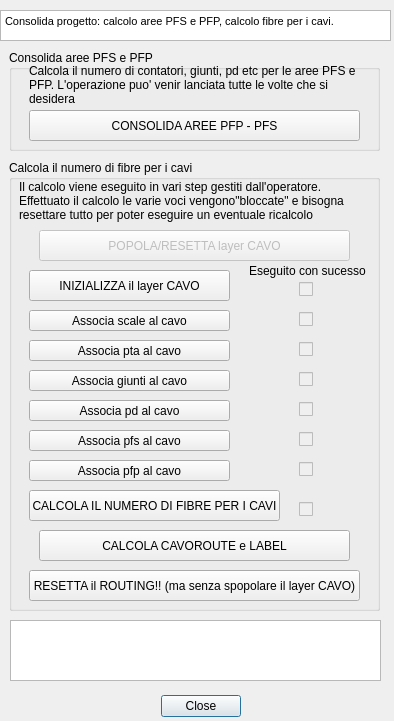
<?xml version="1.0" encoding="UTF-8"?>
<ui version="4.0">
 <class>ProgettoPNIDockWidgetBase</class>
 <widget class="QDialog" name="ProgettoPNIDockWidgetBase">
  <property name="geometry">
   <rect>
    <x>0</x>
    <y>0</y>
    <width>394</width>
    <height>721</height>
   </rect>
  </property>
  <property name="windowTitle">
   <string>ProgettoPNI</string>
  </property>
  <widget class="QDialogButtonBox" name="button_box">
   <property name="geometry">
    <rect>
     <x>150</x>
     <y>690</y>
     <width>91</width>
     <height>32</height>
    </rect>
   </property>
   <property name="orientation">
    <enum>Qt::Horizontal</enum>
   </property>
   <property name="standardButtons">
    <set>QDialogButtonBox::Close</set>
   </property>
  </widget>
  <widget class="QTextBrowser" name="txtHelp">
   <property name="geometry">
    <rect>
     <x>0</x>
     <y>10</y>
     <width>391</width>
     <height>31</height>
    </rect>
   </property>
   <property name="html">
    <string>&lt;!DOCTYPE HTML PUBLIC &quot;-//W3C//DTD HTML 4.0//EN&quot; &quot;http://www.w3.org/TR/REC-html40/strict.dtd&quot;&gt;
&lt;html&gt;&lt;head&gt;&lt;meta name=&quot;qrichtext&quot; content=&quot;1&quot; /&gt;&lt;style type=&quot;text/css&quot;&gt;
p, li { white-space: pre-wrap; }
&lt;/style&gt;&lt;/head&gt;&lt;body style=&quot; font-family:'MS Shell Dlg 2'; font-size:8.15094pt; font-weight:400; font-style:normal;&quot;&gt;
&lt;p style=&quot; margin-top:0px; margin-bottom:0px; margin-left:0px; margin-right:0px; -qt-block-indent:0; text-indent:0px;&quot;&gt;&lt;span style=&quot; font-size:8.15094pt;&quot;&gt;Consolida progetto: calcolo aree PFS e PFP, calcolo fibre per i cavi.&lt;/span&gt;&lt;/p&gt;&lt;/body&gt;&lt;/html&gt;</string>
   </property>
  </widget>
  <widget class="QTextBrowser" name="txtFeedback">
   <property name="geometry">
    <rect>
     <x>10</x>
     <y>620</y>
     <width>371</width>
     <height>61</height>
    </rect>
   </property>
  </widget>
  <widget class="QGroupBox" name="chkShp">
   <property name="geometry">
    <rect>
     <x>9</x>
     <y>50</y>
     <width>371</width>
     <height>101</height>
    </rect>
   </property>
   <property name="title">
    <string>Consolida aree PFS e PFP</string>
   </property>
   <property name="checkable">
    <bool>false</bool>
   </property>
   <property name="checked">
    <bool>false</bool>
   </property>
   <widget class="QToolButton" name="solid_btn_aree">
    <property name="enabled">
     <bool>true</bool>
    </property>
    <property name="geometry">
     <rect>
      <x>20</x>
      <y>60</y>
      <width>331</width>
      <height>31</height>
     </rect>
    </property>
    <property name="text">
     <string>CONSOLIDA AREE PFP - PFS</string>
    </property>
   </widget>
   <widget class="QLabel" name="label_7">
    <property name="geometry">
     <rect>
      <x>20</x>
      <y>10</y>
      <width>341</width>
      <height>51</height>
     </rect>
    </property>
    <property name="text">
     <string>&lt;html&gt;&lt;head/&gt;&lt;body&gt;&lt;p&gt;Calcola il numero di contatori, giunti, pd etc per le aree PFS e PFP. L'operazione puo' venir lanciata tutte le volte che si desidera&lt;/p&gt;&lt;/body&gt;&lt;/html&gt;</string>
    </property>
    <property name="wordWrap">
     <bool>true</bool>
    </property>
   </widget>
  </widget>
  <widget class="QGroupBox" name="chkDB">
   <property name="geometry">
    <rect>
     <x>9</x>
     <y>160</y>
     <width>371</width>
     <height>451</height>
    </rect>
   </property>
   <property name="title">
    <string>Calcola il numero di fibre per i cavi</string>
   </property>
   <property name="checkable">
    <bool>false</bool>
   </property>
   <property name="checked">
    <bool>false</bool>
   </property>
   <widget class="QLabel" name="label">
    <property name="geometry">
     <rect>
      <x>10</x>
      <y>10</y>
      <width>351</width>
      <height>61</height>
     </rect>
    </property>
    <property name="text">
     <string>Il calcolo viene eseguito in vari step gestiti dall'operatore.
Effettuato il calcolo le varie voci vengono&quot;bloccate&quot; e bisogna
resettare tutto per poter eseguire un eventuale ricalcolo</string>
    </property>
   </widget>
   <widget class="QToolButton" name="associa_scale">
    <property name="geometry">
     <rect>
      <x>20</x>
      <y>150</y>
      <width>201</width>
      <height>21</height>
     </rect>
    </property>
    <property name="text">
     <string>Associa scale al cavo</string>
    </property>
   </widget>
   <widget class="QToolButton" name="associa_giunti">
    <property name="geometry">
     <rect>
      <x>20</x>
      <y>210</y>
      <width>201</width>
      <height>21</height>
     </rect>
    </property>
    <property name="text">
     <string>Associa giunti al cavo</string>
    </property>
   </widget>
   <widget class="QToolButton" name="associa_pd">
    <property name="geometry">
     <rect>
      <x>20</x>
      <y>240</y>
      <width>201</width>
      <height>21</height>
     </rect>
    </property>
    <property name="text">
     <string>Associa pd al cavo</string>
    </property>
   </widget>
   <widget class="QToolButton" name="associa_pfs">
    <property name="geometry">
     <rect>
      <x>20</x>
      <y>270</y>
      <width>201</width>
      <height>21</height>
     </rect>
    </property>
    <property name="text">
     <string>Associa pfs al cavo</string>
    </property>
   </widget>
   <widget class="QToolButton" name="associa_pfp">
    <property name="geometry">
     <rect>
      <x>20</x>
      <y>300</y>
      <width>201</width>
      <height>21</height>
     </rect>
    </property>
    <property name="text">
     <string>Associa pfp al cavo</string>
    </property>
   </widget>
   <widget class="QLabel" name="label_8">
    <property name="geometry">
     <rect>
      <x>240</x>
      <y>100</y>
      <width>121</width>
      <height>21</height>
     </rect>
    </property>
    <property name="text">
     <string>Eseguito con sucesso</string>
    </property>
   </widget>
   <widget class="QCheckBox" name="chk_scale">
    <property name="enabled">
     <bool>false</bool>
    </property>
    <property name="geometry">
     <rect>
      <x>290</x>
      <y>150</y>
      <width>31</width>
      <height>18</height>
     </rect>
    </property>
    <property name="text">
     <string/>
    </property>
   </widget>
   <widget class="QToolButton" name="calcola_fibre_btn">
    <property name="geometry">
     <rect>
      <x>20</x>
      <y>330</y>
      <width>251</width>
      <height>31</height>
     </rect>
    </property>
    <property name="text">
     <string>CALCOLA IL NUMERO DI FIBRE PER I CAVI</string>
    </property>
   </widget>
   <widget class="QToolButton" name="reset_fibre_btn">
    <property name="geometry">
     <rect>
      <x>20</x>
      <y>410</y>
      <width>331</width>
      <height>31</height>
     </rect>
    </property>
    <property name="text">
     <string>RESETTA il ROUTING!! (ma senza spopolare il layer CAVO)</string>
    </property>
   </widget>
   <widget class="QCheckBox" name="chk_giunti">
    <property name="enabled">
     <bool>false</bool>
    </property>
    <property name="geometry">
     <rect>
      <x>290</x>
      <y>210</y>
      <width>31</width>
      <height>18</height>
     </rect>
    </property>
    <property name="text">
     <string/>
    </property>
   </widget>
   <widget class="QCheckBox" name="chk_pd">
    <property name="enabled">
     <bool>false</bool>
    </property>
    <property name="geometry">
     <rect>
      <x>290</x>
      <y>240</y>
      <width>31</width>
      <height>18</height>
     </rect>
    </property>
    <property name="text">
     <string/>
    </property>
   </widget>
   <widget class="QCheckBox" name="chk_pfs">
    <property name="enabled">
     <bool>false</bool>
    </property>
    <property name="geometry">
     <rect>
      <x>290</x>
      <y>270</y>
      <width>31</width>
      <height>18</height>
     </rect>
    </property>
    <property name="text">
     <string/>
    </property>
   </widget>
   <widget class="QCheckBox" name="chk_pfp">
    <property name="enabled">
     <bool>false</bool>
    </property>
    <property name="geometry">
     <rect>
      <x>290</x>
      <y>300</y>
      <width>31</width>
      <height>18</height>
     </rect>
    </property>
    <property name="text">
     <string/>
    </property>
   </widget>
   <widget class="QToolButton" name="start_routing_btn">
    <property name="geometry">
     <rect>
      <x>20</x>
      <y>110</y>
      <width>201</width>
      <height>31</height>
     </rect>
    </property>
    <property name="text">
     <string>INIZIALIZZA il layer CAVO</string>
    </property>
   </widget>
   <widget class="QCheckBox" name="chk_start">
    <property name="enabled">
     <bool>false</bool>
    </property>
    <property name="geometry">
     <rect>
      <x>290</x>
      <y>120</y>
      <width>31</width>
      <height>18</height>
     </rect>
    </property>
    <property name="text">
     <string/>
    </property>
   </widget>
   <widget class="QCheckBox" name="chk_fibre">
    <property name="enabled">
     <bool>false</bool>
    </property>
    <property name="geometry">
     <rect>
      <x>290</x>
      <y>340</y>
      <width>31</width>
      <height>18</height>
     </rect>
    </property>
    <property name="text">
     <string/>
    </property>
   </widget>
   <widget class="QToolButton" name="calcola_route_btn">
    <property name="geometry">
     <rect>
      <x>30</x>
      <y>370</y>
      <width>311</width>
      <height>31</height>
     </rect>
    </property>
    <property name="text">
     <string>CALCOLA CAVOROUTE e LABEL</string>
    </property>
   </widget>
   <widget class="QToolButton" name="popola_cavo_btn">
    <property name="enabled">
     <bool>false</bool>
    </property>
    <property name="geometry">
     <rect>
      <x>30</x>
      <y>70</y>
      <width>311</width>
      <height>31</height>
     </rect>
    </property>
    <property name="text">
     <string>POPOLA/RESETTA layer CAVO</string>
    </property>
   </widget>
   <widget class="QCheckBox" name="chk_pta">
    <property name="enabled">
     <bool>false</bool>
    </property>
    <property name="geometry">
     <rect>
      <x>290</x>
      <y>180</y>
      <width>31</width>
      <height>18</height>
     </rect>
    </property>
    <property name="text">
     <string/>
    </property>
   </widget>
   <widget class="QToolButton" name="associa_pta">
    <property name="geometry">
     <rect>
      <x>20</x>
      <y>180</y>
      <width>201</width>
      <height>21</height>
     </rect>
    </property>
    <property name="text">
     <string>Associa pta al cavo</string>
    </property>
   </widget>
  </widget>
  <widget class="QWidget" name="layoutWidget">
   <property name="geometry">
    <rect>
     <x>0</x>
     <y>0</y>
     <width>2</width>
     <height>2</height>
    </rect>
   </property>
   <layout class="QVBoxLayout" name="verticalLayout"/>
  </widget>
  <zorder>chkShp</zorder>
  <zorder>layoutWidget</zorder>
  <zorder>button_box</zorder>
  <zorder>txtHelp</zorder>
  <zorder>txtFeedback</zorder>
  <zorder>chkDB</zorder>
 </widget>
 <resources/>
 <connections>
  <connection>
   <sender>button_box</sender>
   <signal>accepted()</signal>
   <receiver>ProgettoPNIDockWidgetBase</receiver>
   <slot>accept()</slot>
   <hints>
    <hint type="sourcelabel">
     <x>20</x>
     <y>20</y>
    </hint>
    <hint type="destinationlabel">
     <x>20</x>
     <y>20</y>
    </hint>
   </hints>
  </connection>
  <connection>
   <sender>button_box</sender>
   <signal>rejected()</signal>
   <receiver>ProgettoPNIDockWidgetBase</receiver>
   <slot>reject()</slot>
   <hints>
    <hint type="sourcelabel">
     <x>20</x>
     <y>20</y>
    </hint>
    <hint type="destinationlabel">
     <x>20</x>
     <y>20</y>
    </hint>
   </hints>
  </connection>
 </connections>
</ui>
